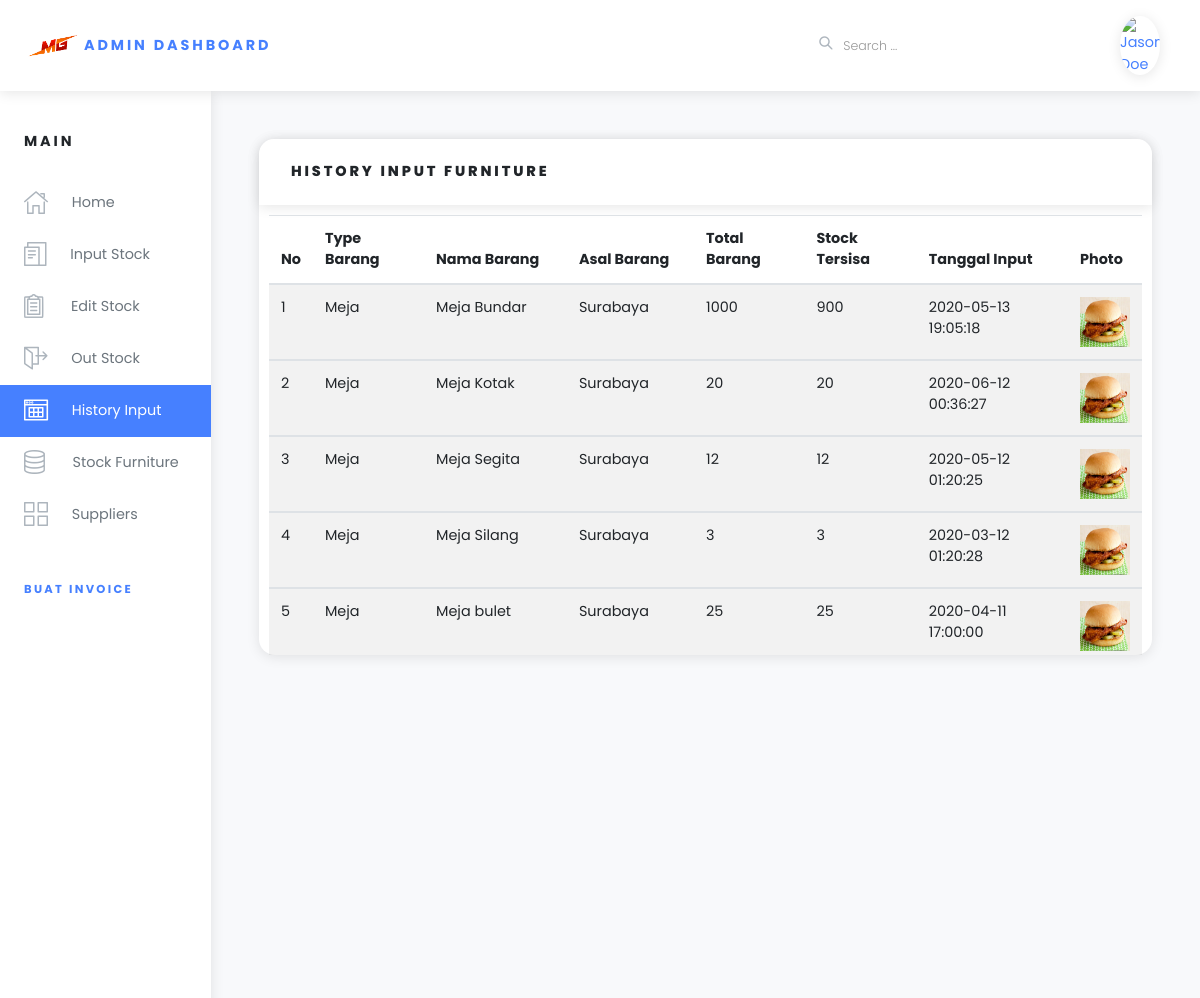
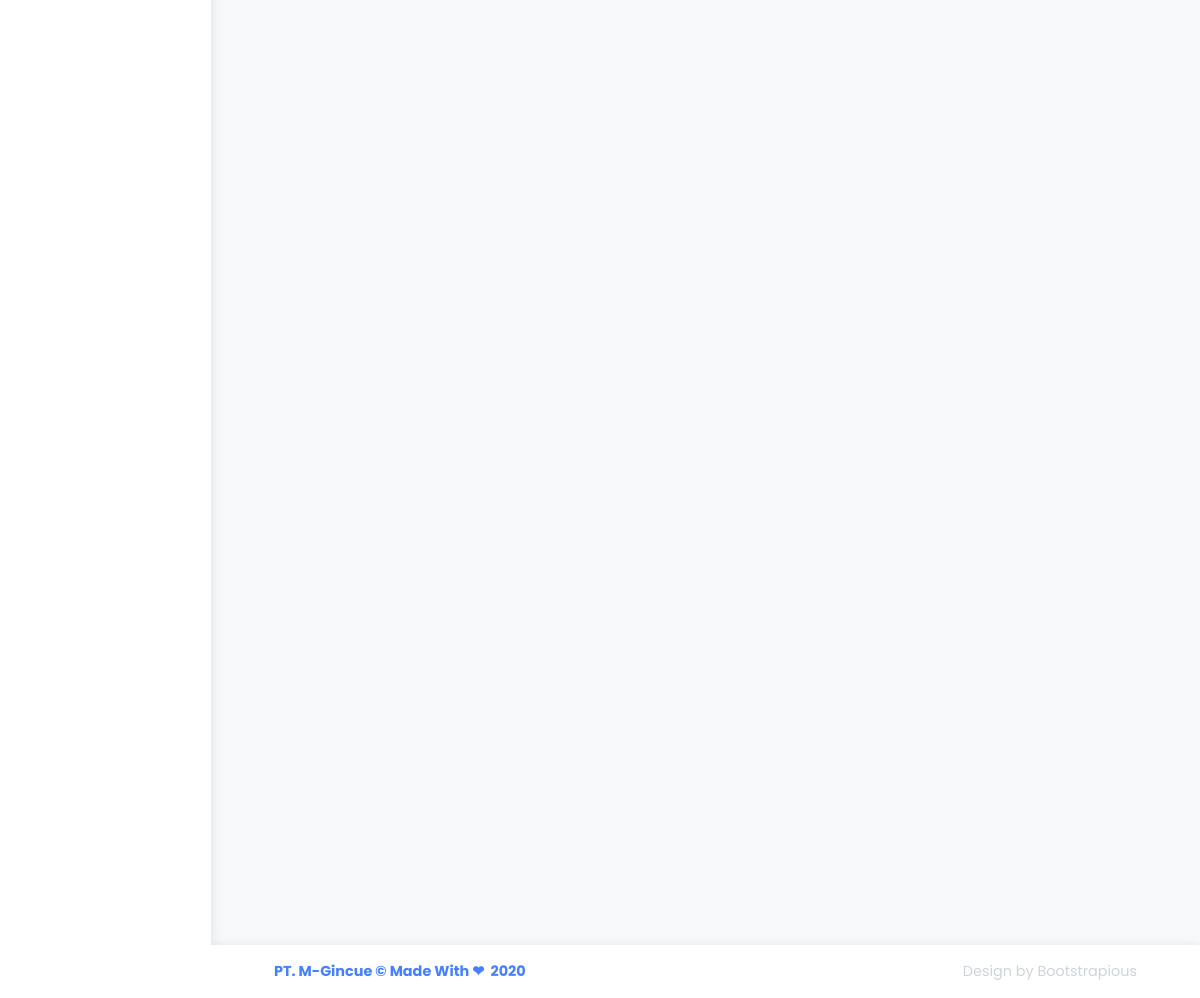
The app's page /index.php/core/history with its own data (2 pictures, top to bottom).
### tables this page shows
CREATE TABLE `stockbarang` (
  `id` int(6) UNSIGNED NOT NULL,
  `tipeBarang` varchar(30) NOT NULL,
  `namaBarang` varchar(30) NOT NULL,
  `asalBarang` varchar(50) NOT NULL,
  `jumlahBarang` int(50) NOT NULL,
  `stock` int(11) NOT NULL,
  `tanggalInput` timestamp NOT NULL DEFAULT current_timestamp() ON UPDATE current_timestamp(),
  `uploadFoto` varchar(50) NOT NULL,
  `kodeBulan` varchar(25) NOT NULL
);

### application/controllers/core.php (called while the page is built, shortened)
<?php
class core extends CI_Controller {
	  function __construct() {
	      $this->load->helper('url');
	      $this->load->model('main');
	      $this->load->model('grafikBarang/januari');
	      $this->load->model('grafikBarang/februari');
	      $this->load->model('grafikBarang/maret');
	      $this->load->model('grafikBarang/april');
	      $this->load->model('grafikBarang/mei');
	      $this->load->model('grafikBarang/juni');
	      $this->load->model('grafikBarang/juli');
	      $this->load->model('grafikBarang/agustus');
	      $this->load->model('grafikBarang/september');
	      $this->load->model('grafikBarang/oktober');
	      $this->load->model('grafikBarang/november');
	      $this->load->model('grafikBarang/desember');
	  }
	public function history()
	{
		$view['data'] = $this->main->ambil_data()->result();
		$data = array(
			'title' => "Stock Items"
		);
		$this->load->view('templates/header.php', $data);
		$this->load->view('templates/sidebar.php');
		$this->load->view('dashboard/history.php',$view);
		$this->load->view('templates/footer.php');
	}
}

### index.php (called while the page is built, shortened)
<?php
require_once BASEPATH.'core/CodeIgniter.php';

### application/models/main.php (called while the page is built, shortened)
<?php
class main extends CI_Model {
    function ambil_data() {
        return $this->db->get('stockbarang');
    }
}

### application/views/dashboard/history.php (the view)
<div class="page-holder w-100 d-flex flex-wrap">
  <div class="container-fluid px-xl-5">
    <section class="py-5">
      <div class="row">
        <div class="col-lg-12 mb-4">
          <div class="card">
            <div class="card-header">
              <h6 class="text-uppercase mb-0">History Input Furniture</h6>
            </div>
            <div class="card-body" style="padding:10px; overflow:auto; width:100%; height:450px;">
              <table class="table table-striped table-striped card-text" align="text-center">
                <thead align="text-center">
                  <tr>
                     <th>No</th>
                    <th>Type Barang</th>
                    <th>Nama Barang</th>
                    <th>Asal Barang</th>
                    <th>Total Barang</th>
                    <th>Stock Tersisa</th>
                    <th>Tanggal Input</th>
                    <th>Photo</th>
                  </tr>
                  <?php  $nomer=0 ?>
                  <?php foreach($data as $u){
                    $nomer++;
                   ?>
                </thead>
                <tbody>
                  <tr>
                    <td><?=$nomer?></td>
                    <td><?php echo $u->tipeBarang ?></td>
                    <td><?php echo $u->namaBarang ?></td>
                    <td><?php echo $u->asalBarang ?></td>
                    <td><?php echo $u->jumlahBarang ?></td>
                    <td><?php echo $u->stock ?></td>
                    <td><?php echo $u->tanggalInput ?></td>
                    <td><img src="<?php echo base_url('uploads/'.$u->uploadFoto.'');?>" height="50px" width="50px"></td>
                  </tr>
               </tbody>
               <?php } ?>
              </table>
            </div>
          </div>
        </div>
      </div>
    </section>
  </div>

### application/views/templates/header.php (shortened to what this page needs)
<!DOCTYPE html>
<html>
  <head>
    <link rel="stylesheet" href="<?= base_url();?>data/vendor/bootstrap/css/bootstrap.min.css">
    <link rel="stylesheet" href="https://use.fontawesome.com/releases/v5.3.1/css/all.css">
    <link rel="stylesheet" href="<?= base_url();?>data/css/orionicons.css">
    <link rel="stylesheet" href="<?= base_url();?>data/css/style.default.css" id="theme-stylesheet">
    <link rel="stylesheet" href="<?= base_url();?>data/css/custom.css">
  </head>
  <body>
    <header class="header">
      <nav class="navbar navbar-expand-lg px-4 py-2 bg-white shadow"><img src="<?php echo base_url()?>asset/logoPTGudang.png" width="60px" height="60x"><a href="dashboard" class="sidebar-toogler font-weight-bold text-uppercase text-base" style="text-decoration: none;">Admin Dashboard</a>
        <ul class="ml-auto d-flex align-items-center list-unstyled mb-0">
          <li class="nav-item">
            <form id="searchForm" class="ml-auto d-none d-lg-block">
              <div class="form-group position-relative mb-0">
                <button type="submit" style="top: -3px; left: 0;" class="position-absolute bg-white border-0 p-0"><i class="o-search-magnify-1 text-gray text-lg"></i></button>
                <input type="search" placeholder="Search ..." class="form-control form-control-sm border-0 no-shadow pl-4">
              </div>
            </form>
          </li>
          <li class="nav-item dropdown ml-auto"><a id="userInfo" href="http://example.com" data-toggle="dropdown" aria-haspopup="true" aria-expanded="false" class="nav-link dropdown-toggle"><img src="<?= base_url();?>asset/profile.jpg" alt="Jason Doe" style="max-width: 2.5rem;" class="img-fluid rounded-circle shadow"></a>
          </li>
        </ul>
      </nav>
    </header>

### application/views/templates/sidebar.php
<div class="d-flex align-items-stretch">
  <div id="sidebar" class="sidebar py-3">
    <div class="text-black-400 text-uppercase px-3 px-lg-4 py-4 font-weight-bold large headings-font-family">MAIN</div>
    <ul class="sidebar-menu list-unstyled">
          <li class="sidebar-list-item"><a href="<?= base_url();?>core/dashboard"
            class="<?php if($title == 'Dashboard Admin'){echo 'sidebar-link text-muted active';} else{echo 'sidebar-link text-muted';} ?>"><i class="o-home-1 mr-3 text-gray"></i><span>&nbsp;&nbsp;Home</span></a></li>
          <li class="sidebar-list-item"><a href="<?= base_url();?>core/data_input" class="<?php if($title == 'Data Input'){echo 'sidebar-link text-muted active';} else{echo 'sidebar-link text-muted';} ?>"><i class="o-paperwork-1 mr-3 text-gray"></i><span>&nbsp;&nbsp;Input Stock</span></a></li>
          <li class="sidebar-list-item"><a href="<?= base_url();?>core/editstock" class="<?php if($title == 'Edit Stock'){echo 'sidebar-link text-muted active';} else{echo 'sidebar-link text-muted';} ?>"><i class="o-survey-1 mr-3 text-gray"></i><span>&nbsp;&nbsp;&nbsp;Edit Stock</span></a></li>
          <li class="sidebar-list-item"><a href="<?= base_url();?>core/barangkeluar" class="<?php if($title == 'Barang Keluar'){echo 'sidebar-link text-muted active';} else{echo 'sidebar-link text-muted';} ?>"><i class="o-exit-1 mr-3 text-gray"></i><span>&nbsp;&nbsp;Out Stock</span></a></li>
          <li class="sidebar-list-item"><a href="<?= base_url();?>core/history" class="<?php if($title == 'Stock Items'){echo 'sidebar-link text-muted active';} else{echo 'sidebar-link text-muted';} ?>"><i class="o-table-content-1 mr-3 text-gray"></i><span>&nbsp;&nbsp;History Input</span></a></li>
          <li class="sidebar-list-item"><a href="<?= base_url();?>core/stock" class="<?php if($title == 'Stock Furniture'){echo 'sidebar-link text-muted active';} else{echo 'sidebar-link text-muted';} ?>"><i class="o-database-1 mr-3 text-gray"></i><span>&nbsp;&nbsp;&nbsp;Stock Furniture</span></a></li>
          <li class="sidebar-list-item"><a href="<?= base_url();?>core/suppliers" class="<?php if($title == 'Suppliers'){echo 'sidebar-link text-muted active';} else{echo 'sidebar-link text-muted';} ?>"><i class="o-wireframe-1 mr-3 text-gray"></i><span>&nbsp;&nbsp;Suppliers</span></a></li>
    </ul>
    <div class="text-gray-400 text-uppercase px-3 px-lg-4 py-4 font-weight-bold small headings-font-family"><a href="<?= base_url();?>v_stock/invoice">Buat Invoice</a></div>
  </div>

### application/views/templates/footer.php (shortened to what this page needs)
 <footer class="footer bg-white shadow align-self-end py-3 px-xl-5 w-100">
          <div class="container-fluid">
            <div class="row">
              <div class="col-md-6 text-center text-md-left text-primary" style="font-weight: bold;">
                <p class="mb-2 mb-md-0" id="copyright">PT. M-Gincue &copy; Made With ❤ &nbsp;</p>
              </div>
              <div class="col-md-6 text-center text-md-right text-gray-400">
                <p class="mb-0">Design by <a href="https://bootstrapious.com/admin-templates" class="external text-gray-400">Bootstrapious</a></p>
              </div>
            </div>
          </div>
 </footer>
  </body>
</html>

### records on screen
stockbarang: tipeBarang "Meja", namaBarang "Meja Bundar", asalBarang "Surabaya", jumlahBarang "1000", stock "900", tanggalInput "2020-05-13 19:05:18", uploadFoto (picture)
stockbarang: tipeBarang "Meja", namaBarang "Meja Kotak", asalBarang "Surabaya", jumlahBarang "20", stock "20", tanggalInput "2020-06-12 00:36:27", uploadFoto (picture)
stockbarang: tipeBarang "Meja", namaBarang "Meja Segita", asalBarang "Surabaya", jumlahBarang "12", stock "12", tanggalInput "2020-05-12 01:20:25", uploadFoto (picture)
stockbarang: tipeBarang "Meja", namaBarang "Meja Silang", asalBarang "Surabaya", jumlahBarang "3", stock "3", tanggalInput "2020-03-12 01:20:28", uploadFoto (picture)
stockbarang: tipeBarang "Meja", namaBarang "Meja bulet", asalBarang "Surabaya", jumlahBarang "25", stock "25", tanggalInput "2020-04-11 17:00:00", uploadFoto (picture)
